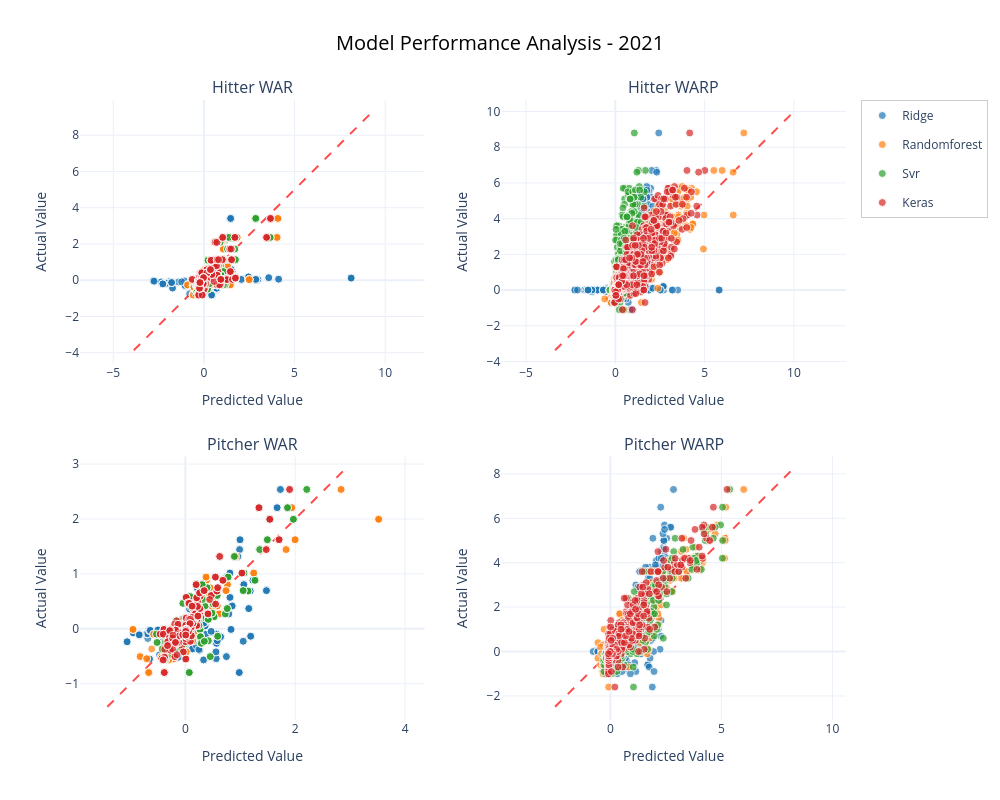

Notebook cell for this chart:
### Markdown cell above
## Individual Year Analysis

You can also analyze specific years individually:

### Code cell
# Example: Analyze a specific year in detail
target_year = '2021'  # Change this to analyze different years

print(f"Detailed analysis for {target_year}:")
print("-" * 40)

# Create detailed graph for this year
fig_detail = plot_year_specific_analysis(cv_results, target_year)

if fig_detail:
    # Show the graph
    fig_detail.show()
    
    # Print statistics for this year
    year_data = cv_results.get_year_data(target_year)
    print(f"\nStatistics for {target_year}:")
    
    for key, data in year_data.items():
        if len(data['y_true']) > 0:
            from sklearn.metrics import r2_score, mean_squared_error
            r2 = r2_score(data['y_true'], data['y_pred'])
            rmse = np.sqrt(mean_squared_error(data['y_true'], data['y_pred']))
            
            model_name, player_type, metric_type = key.split('_')
            print(f"  {model_name.title()} {player_type} {metric_type.upper()}: "
                  f"{len(data['y_true'])} predictions, R²={r2:.4f}, RMSE={rmse:.4f}")
else:
    print(f"No data available for {target_year}")

### Figure 1 — Plotly figure (JSON) as saved in the notebook; plotly's stock layout.template omitted (floating-point values rounded to 4 significant figures; data arrays with more than 128 entries replaced by an {"elided": "..."} marker saying what was removed)
{"data": [{"customdata": {"elided": "542x3 float values"}, "hovertemplate": "<b>%{text}</b><br>Predicted: %{customdata[0]:.2f}<br>Actual: %{customdata[1]:.2f}<br>Error: %{customdata[2]:.2f}<br>Model: Ridge<br><extra></extra>", "legendgroup": "Ridge", "marker": {"color": "#1f77b4", "line": {"color": "white", "width": 1}, "opacity": 0.7, "size": 8}, "mode": "markers", "name": "Ridge", "showlegend": true, "text": {"elided": "542 str values"}, "type": "scatter", "x": {"elided": "542 float values"}, "xaxis": "x", "y": {"elided": "542 float values"}, "yaxis": "y"}, {"hoverinfo": "skip", "line": {"color": "rgba(255,0,0,0.7)", "dash": "dash", "width": 2}, "mode": "lines", "name": "Perfect Prediction", "showlegend": false, "type": "scatter", "x": [-3.867, 9.214], "xaxis": "x", "y": [-3.867, 9.214], "yaxis": "y"}, {"customdata": {"elided": "542x3 float values"}, "hovertemplate": "<b>%{text}</b><br>Predicted: %{customdata[0]:.2f}<br>Actual: %{customdata[1]:.2f}<br>Error: %{customdata[2]:.2f}<br>Model: Randomforest<br><extra></extra>", "legendgroup": "Randomforest", "marker": {"color": "#ff7f0e", "line": {"color": "white", "width": 1}, "opacity": 0.7, "size": 8}, "mode": "markers", "name": "Randomforest", "showlegend": true, "text": {"elided": "542 str values"}, "type": "scatter", "x": {"elided": "542 float values"}, "xaxis": "x", "y": {"elided": "542 float values"}, "yaxis": "y"}, {"customdata": {"elided": "542x3 float values"}, "hovertemplate": "<b>%{text}</b><br>Predicted: %{customdata[0]:.2f}<br>Actual: %{customdata[1]:.2f}<br>Error: %{customdata[2]:.2f}<br>Model: Svr<br><extra></extra>", "legendgroup": "Svr", "marker": {"color": "#2ca02c", "line": {"color": "white", "width": 1}, "opacity": 0.7, "size": 8}, "mode": "markers", "name": "Svr", "showlegend": true, "text": {"elided": "542 str values"}, "type": "scatter", "x": {"elided": "542 float values"}, "xaxis": "x", "y": {"elided": "542 float values"}, "yaxis": "y"}, {"customdata": {"elided": "542x3 float values"}, "hovertemplate": "<b>%{text}</b><br>Predicted: %{customdata[0]:.2f}<br>Actual: %{customdata[1]:.2f}<br>Error: %{customdata[2]:.2f}<br>Model: Keras<br><extra></extra>", "legendgroup": "Keras", "marker": {"color": "#d62728", "line": {"color": "white", "width": 1}, "opacity": 0.7, "size": 8}, "mode": "markers", "name": "Keras", "showlegend": true, "text": {"elided": "542 str values"}, "type": "scatter", "x": {"elided": "542 float values"}, "xaxis": "x", "y": {"elided": "542 float values"}, "yaxis": "y"}, {"customdata": {"elided": "1051x3 float values"}, "hovertemplate": "<b>%{text}</b><br>Predicted: %{customdata[0]:.2f}<br>Actual: %{customdata[1]:.2f}<br>Error: %{customdata[2]:.2f}<br>Model: Ridge<br><extra></extra>", "legendgroup": "Ridge", "marker": {"color": "#1f77b4", "line": {"color": "white", "width": 1}, "opacity": 0.7, "size": 8}, "mode": "markers", "name": "Ridge", "showlegend": false, "text": {"elided": "1051 str values"}, "type": "scatter", "x": {"elided": "1051 float values"}, "xaxis": "x2", "y": {"elided": "1051 float values"}, "yaxis": "y2"}, {"hoverinfo": "skip", "line": {"color": "rgba(255,0,0,0.7)", "dash": "dash", "width": 2}, "mode": "lines", "name": "Perfect Prediction", "showlegend": false, "type": "scatter", "x": [-3.377, 9.907], "xaxis": "x2", "y": [-3.377, 9.907], "yaxis": "y2"}, {"customdata": {"elided": "1051x3 float values"}, "hovertemplate": "<b>%{text}</b><br>Predicted: %{customdata[0]:.2f}<br>Actual: %{customdata[1]:.2f}<br>Error: %{customdata[2]:.2f}<br>Model: Randomforest<br><extra></extra>", "legendgroup": "Randomforest", "marker": {"color": "#ff7f0e", "line": {"color": "white", "width": 1}, "opacity": 0.7, "size": 8}, "mode": "markers", "name": "Randomforest", "showlegend": false, "text": {"elided": "1051 str values"}, "type": "scatter", "x": {"elided": "1051 float values"}, "xaxis": "x2", "y": {"elided": "1051 float values"}, "yaxis": "y2"}, {"customdata": {"elided": "1051x3 float values"}, "hovertemplate": "<b>%{text}</b><br>Predicted: %{customdata[0]:.2f}<br>Actual: %{customdata[1]:.2f}<br>Error: %{customdata[2]:.2f}<br>Model: Svr<br><extra></extra>", "legendgroup": "Svr", "marker": {"color": "#2ca02c", "line": {"color": "white", "width": 1}, "opacity": 0.7, "size": 8}, "mode": "markers", "name": "Svr", "showlegend": false, "text": {"elided": "1051 str values"}, "type": "scatter", "x": {"elided": "1051 float values"}, "xaxis": "x2", "y": {"elided": "1051 float values"}, "yaxis": "y2"}, {"customdata": {"elided": "1051x3 float values"}, "hovertemplate": "<b>%{text}</b><br>Predicted: %{customdata[0]:.2f}<br>Actual: %{customdata[1]:.2f}<br>Error: %{customdata[2]:.2f}<br>Model: Keras<br><extra></extra>", "legendgroup": "Keras", "marker": {"color": "#d62728", "line": {"color": "white", "width": 1}, "opacity": 0.7, "size": 8}, "mode": "markers", "name": "Keras", "showlegend": false, "text": {"elided": "1051 str values"}, "type": "scatter", "x": {"elided": "1051 float values"}, "xaxis": "x2", "y": {"elided": "1051 float values"}, "yaxis": "y2"}, {"customdata": {"elided": "543x3 float values"}, "hovertemplate": "<b>%{text}</b><br>Predicted: %{customdata[0]:.2f}<br>Actual: %{customdata[1]:.2f}<br>Error: %{customdata[2]:.2f}<br>Model: Ridge<br><extra></extra>", "legendgroup": "Ridge", "marker": {"color": "#1f77b4", "line": {"color": "white", "width": 1}, "opacity": 0.7, "size": 8}, "mode": "markers", "name": "Ridge", "showlegend": false, "text": {"elided": "543 str values"}, "type": "scatter", "x": {"elided": "543 float values"}, "xaxis": "x3", "y": {"elided": "543 float values"}, "yaxis": "y3"}, {"hoverinfo": "skip", "line": {"color": "rgba(255,0,0,0.7)", "dash": "dash", "width": 2}, "mode": "lines", "name": "Perfect Prediction", "showlegend": false, "type": "scatter", "x": [-1.419, 2.898], "xaxis": "x3", "y": [-1.419, 2.898], "yaxis": "y3"}, {"customdata": {"elided": "543x3 float values"}, "hovertemplate": "<b>%{text}</b><br>Predicted: %{customdata[0]:.2f}<br>Actual: %{customdata[1]:.2f}<br>Error: %{customdata[2]:.2f}<br>Model: Randomforest<br><extra></extra>", "legendgroup": "Randomforest", "marker": {"color": "#ff7f0e", "line": {"color": "white", "width": 1}, "opacity": 0.7, "size": 8}, "mode": "markers", "name": "Randomforest", "showlegend": false, "text": {"elided": "543 str values"}, "type": "scatter", "x": {"elided": "543 float values"}, "xaxis": "x3", "y": {"elided": "543 float values"}, "yaxis": "y3"}, {"customdata": {"elided": "543x3 float values"}, "hovertemplate": "<b>%{text}</b><br>Predicted: %{customdata[0]:.2f}<br>Actual: %{customdata[1]:.2f}<br>Error: %{customdata[2]:.2f}<br>Model: Svr<br><extra></extra>", "legendgroup": "Svr", "marker": {"color": "#2ca02c", "line": {"color": "white", "width": 1}, "opacity": 0.7, "size": 8}, "mode": "markers", "name": "Svr", "showlegend": false, "text": {"elided": "543 str values"}, "type": "scatter", "x": {"elided": "543 float values"}, "xaxis": "x3", "y": {"elided": "543 float values"}, "yaxis": "y3"}, {"customdata": {"elided": "543x3 float values"}, "hovertemplate": "<b>%{text}</b><br>Predicted: %{customdata[0]:.2f}<br>Actual: %{customdata[1]:.2f}<br>Error: %{customdata[2]:.2f}<br>Model: Keras<br><extra></extra>", "legendgroup": "Keras", "marker": {"color": "#d62728", "line": {"color": "white", "width": 1}, "opacity": 0.7, "size": 8}, "mode": "markers", "name": "Keras", "showlegend": false, "text": {"elided": "543 str values"}, "type": "scatter", "x": {"elided": "543 float values"}, "xaxis": "x3", "y": {"elided": "543 float values"}, "yaxis": "y3"}, {"customdata": {"elided": "1036x3 float values"}, "hovertemplate": "<b>%{text}</b><br>Predicted: %{customdata[0]:.2f}<br>Actual: %{customdata[1]:.2f}<br>Error: %{customdata[2]:.2f}<br>Model: Ridge<br><extra></extra>", "legendgroup": "Ridge", "marker": {"color": "#1f77b4", "line": {"color": "white", "width": 1}, "opacity": 0.7, "size": 8}, "mode": "markers", "name": "Ridge", "showlegend": false, "text": {"elided": "1036 str values"}, "type": "scatter", "x": {"elided": "1036 float values"}, "xaxis": "x4", "y": {"elided": "1036 float values"}, "yaxis": "y4"}, {"hoverinfo": "skip", "line": {"color": "rgba(255,0,0,0.7)", "dash": "dash", "width": 2}, "mode": "lines", "name": "Perfect Prediction", "showlegend": false, "type": "scatter", "x": [-2.49, 8.19], "xaxis": "x4", "y": [-2.49, 8.19], "yaxis": "y4"}, {"customdata": {"elided": "1036x3 float values"}, "hovertemplate": "<b>%{text}</b><br>Predicted: %{customdata[0]:.2f}<br>Actual: %{customdata[1]:.2f}<br>Error: %{customdata[2]:.2f}<br>Model: Randomforest<br><extra></extra>", "legendgroup": "Randomforest", "marker": {"color": "#ff7f0e", "line": {"color": "white", "width": 1}, "opacity": 0.7, "size": 8}, "mode": "markers", "name": "Randomforest", "showlegend": false, "text": {"elided": "1036 str values"}, "type": "scatter", "x": {"elided": "1036 float values"}, "xaxis": "x4", "y": {"elided": "1036 float values"}, "yaxis": "y4"}, {"customdata": {"elided": "1036x3 float values"}, "hovertemplate": "<b>%{text}</b><br>Predicted: %{customdata[0]:.2f}<br>Actual: %{customdata[1]:.2f}<br>Error: %{customdata[2]:.2f}<br>Model: Svr<br><extra></extra>", "legendgroup": "Svr", "marker": {"color": "#2ca02c", "line": {"color": "white", "width": 1}, "opacity": 0.7, "size": 8}, "mode": "markers", "name": "Svr", "showlegend": false, "text": {"elided": "1036 str values"}, "type": "scatter", "x": {"elided": "1036 float values"}, "xaxis": "x4", "y": {"elided": "1036 float values"}, "yaxis": "y4"}, {"customdata": {"elided": "1036x3 float values"}, "hovertemplate": "<b>%{text}</b><br>Predicted: %{customdata[0]:.2f}<br>Actual: %{customdata[1]:.2f}<br>Error: %{customdata[2]:.2f}<br>Model: Keras<br><extra></extra>", "legendgroup": "Keras", "marker": {"color": "#d62728", "line": {"color": "white", "width": 1}, "opacity": 0.7, "size": 8}, "mode": "markers", "name": "Keras", "showlegend": false, "text": {"elided": "1036 str values"}, "type": "scatter", "x": {"elided": "1036 float values"}, "xaxis": "x4", "y": {"elided": "1036 float values"}, "yaxis": "y4"}], "layout": {"annotations": [{"font": {"size": 16}, "showarrow": false, "text": "Hitter WAR", "x": 0.225, "xanchor": "center", "xref": "paper", "y": 1, "yanchor": "bottom", "yref": "paper"}, {"font": {"size": 16}, "showarrow": false, "text": "Hitter WARP", "x": 0.775, "xanchor": "center", "xref": "paper", "y": 1, "yanchor": "bottom", "yref": "paper"}, {"font": {"size": 16}, "showarrow": false, "text": "Pitcher WAR", "x": 0.225, "xanchor": "center", "xref": "paper", "y": 0.425, "yanchor": "bottom", "yref": "paper"}, {"font": {"size": 16}, "showarrow": false, "text": "Pitcher WARP", "x": 0.775, "xanchor": "center", "xref": "paper", "y": 0.425, "yanchor": "bottom", "yref": "paper"}], "height": 800, "legend": {"bgcolor": "rgba(255,255,255,0.8)", "bordercolor": "rgba(0,0,0,0.2)", "borderwidth": 1, "x": 1.02, "y": 1}, "margin": {"r": 150}, "title": {"font": {"color": "black", "size": 20}, "text": "Model Performance Analysis - 2021", "x": 0.5}, "width": 1000, "xaxis": {"anchor": "y", "domain": [0, 0.45], "scaleanchor": "y", "scaleratio": 1, "title": {"text": "Predicted Value"}}, "xaxis2": {"anchor": "y2", "domain": [0.55, 1], "scaleanchor": "y2", "scaleratio": 1, "title": {"text": "Predicted Value"}}, "xaxis3": {"anchor": "y3", "domain": [0, 0.45], "scaleanchor": "y3", "scaleratio": 1, "title": {"text": "Predicted Value"}}, "xaxis4": {"anchor": "y4", "domain": [0.55, 1], "scaleanchor": "y4", "scaleratio": 1, "title": {"text": "Predicted Value"}}, "yaxis": {"anchor": "x", "domain": [0.575, 1], "title": {"text": "Actual Value"}}, "yaxis2": {"anchor": "x2", "domain": [0.575, 1], "title": {"text": "Actual Value"}}, "yaxis3": {"anchor": "x3", "domain": [0, 0.425], "title": {"text": "Actual Value"}}, "yaxis4": {"anchor": "x4", "domain": [0, 0.425], "title": {"text": "Actual Value"}}}}
